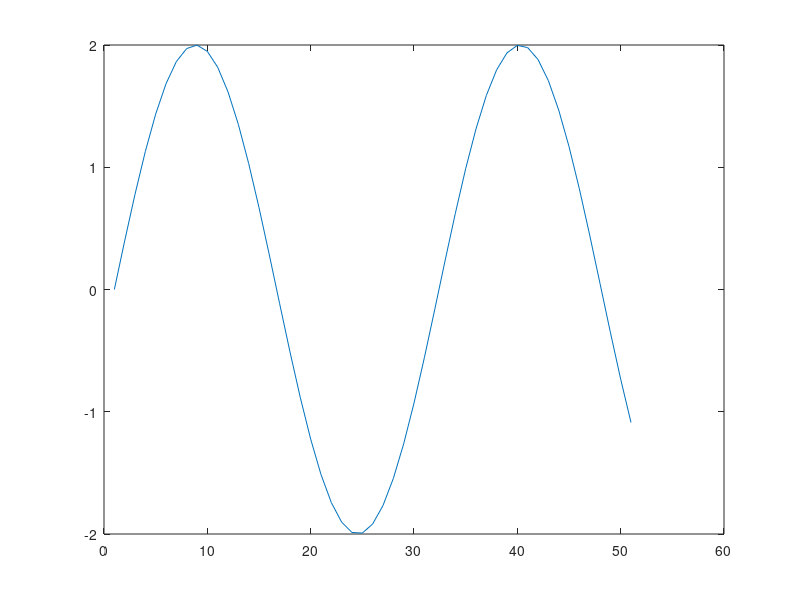
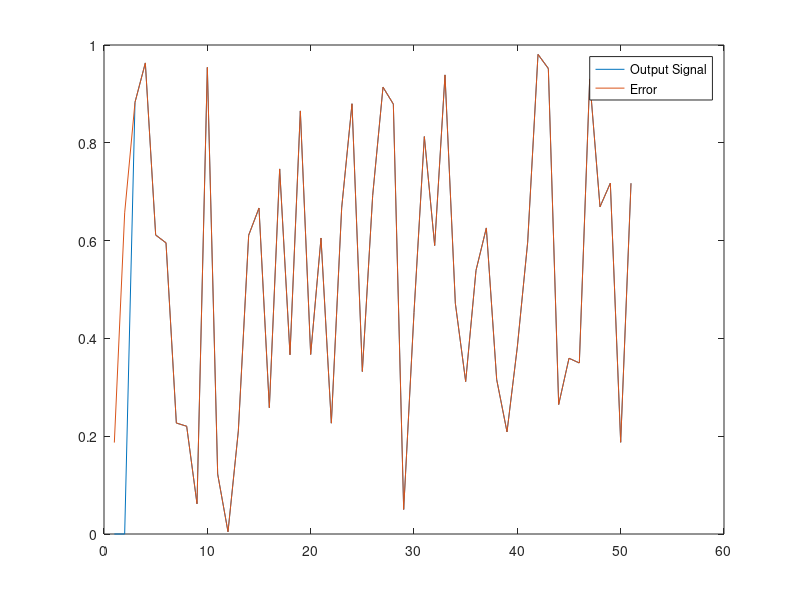

Recreate these plots in MATLAB, in order.
clc; clear all; close all;

% ap = [1 -1.5 0.7];
% bp = [0 1 0.5];
% cp = [ 1 0 0];
% 
% cnum = [1.5 -0.7];
% cden = [1 0.5];
% 
% nytet = conv(cp,cden);
% dytet = conv(ap,cden) + conv(bp,cnum);
% [nytet, dytet] = minreal(nytet,dytet);
% 
% e = normrnd(0,1,100,1);
% 
% yclp = filter(nytet,dytet,e);
% yolp = filter(cp,ap,e);
% 
% plot([yclp yolp]);


t0=0; ts=0.1; tf=5;
t=t0:ts:tf;
a0=2; w=2;
u_t=a0*sin(w*t);%zeros(length(t));% 
e=rand(length(t),1)';

%System Parameters 
a1=1; a2=0.7; b0=1; b1=0.7; c1=0; c2=0;

y_t=[0 0]; uc_t=[0 0]; err=[e(1) e(2)];
for i=3:length(t)
y_t(end+1)=b0*uc_t(i-1)+b1*u_t(i-2)+e(i)+c1*e(i-1)+c2*e(i-2)+a1*y_t(i-1)-a2*y_t(i-2);
uc_t(end+1)=-b1*u_t(i-1)+(c1-a1)*y_t(i)-(c2-a2)*y_t(i-1);
err(end+1)=e(i);
end

fig1=figure();
plot(u_t);
fig2=figure();
plot(y_t);
hold on; 
plot(err);
legend('Output Signal','Error');